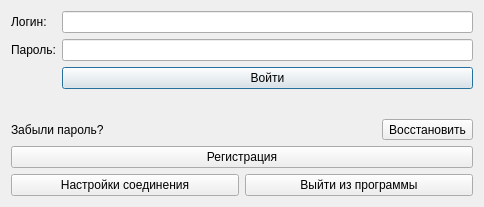
<?xml version="1.0" encoding="UTF-8"?>
<ui version="4.0">
 <class>Authorization</class>
 <widget class="QDialog" name="Authorization">
  <property name="geometry">
   <rect>
    <x>0</x>
    <y>0</y>
    <width>484</width>
    <height>207</height>
   </rect>
  </property>
  <property name="maximumSize">
   <size>
    <width>484</width>
    <height>207</height>
   </size>
  </property>
  <property name="windowTitle">
   <string>Вход в систему</string>
  </property>
  <layout class="QGridLayout" name="gridLayout">
   <item row="0" column="0" colspan="2">
    <layout class="QGridLayout" name="LoginAll_Layout">
     <item row="1" column="1">
      <widget class="QToolButton" name="GoToRestorePassword_Button">
       <property name="text">
        <string>Восстановить</string>
       </property>
      </widget>
     </item>
     <item row="0" column="0" colspan="2">
      <layout class="QFormLayout" name="Login_Layout">
       <item row="1" column="1">
        <widget class="QLineEdit" name="Login_Edit"/>
       </item>
       <item row="3" column="1">
        <widget class="QPushButton" name="TryLogin_Button">
         <property name="text">
          <string>Войти</string>
         </property>
        </widget>
       </item>
       <item row="2" column="0">
        <widget class="QLabel" name="Password_Label">
         <property name="text">
          <string>Пароль:</string>
         </property>
        </widget>
       </item>
       <item row="1" column="0">
        <widget class="QLabel" name="Login_Label">
         <property name="text">
          <string>Логин:</string>
         </property>
        </widget>
       </item>
       <item row="2" column="1">
        <widget class="QLineEdit" name="Password_Edit">
         <property name="locale">
          <locale language="Russian" country="Russia"/>
         </property>
         <property name="echoMode">
          <enum>QLineEdit::Password</enum>
         </property>
        </widget>
       </item>
      </layout>
     </item>
     <item row="1" column="0">
      <widget class="QLabel" name="ForgetPassword_Label">
       <property name="text">
        <string>Забыли пароль?</string>
       </property>
      </widget>
     </item>
    </layout>
   </item>
   <item row="1" column="0" colspan="2">
    <widget class="QPushButton" name="GotToRegistration_Button">
     <property name="text">
      <string>Регистрация</string>
     </property>
    </widget>
   </item>
   <item row="2" column="0">
    <widget class="QPushButton" name="GoToSetupConnection_Button">
     <property name="text">
      <string>Настройки соединения</string>
     </property>
    </widget>
   </item>
   <item row="2" column="1">
    <widget class="QPushButton" name="quit_Button">
     <property name="text">
      <string>Выйти из программы</string>
     </property>
    </widget>
   </item>
  </layout>
 </widget>
 <resources/>
 <connections/>
</ui>
